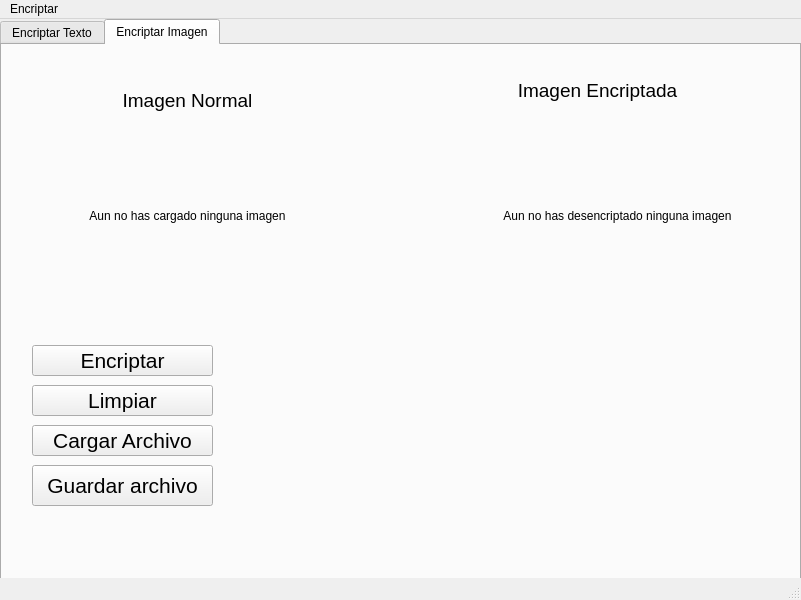
<?xml version="1.0" encoding="UTF-8"?>
<ui version="4.0">
 <class>FrmLimpiar</class>
 <widget class="QMainWindow" name="FrmLimpiar">
  <property name="geometry">
   <rect>
    <x>0</x>
    <y>0</y>
    <width>801</width>
    <height>600</height>
   </rect>
  </property>
  <property name="windowTitle">
   <string>MainWindow</string>
  </property>
  <widget class="QWidget" name="centralwidget">
   <widget class="QTabWidget" name="tabWidget">
    <property name="geometry">
     <rect>
      <x>0</x>
      <y>0</y>
      <width>801</width>
      <height>571</height>
     </rect>
    </property>
    <property name="currentIndex">
     <number>1</number>
    </property>
    <widget class="QWidget" name="tab_5">
     <attribute name="title">
      <string>Encriptar Texto</string>
     </attribute>
     <widget class="QPushButton" name="btn_encriptar">
      <property name="geometry">
       <rect>
        <x>600</x>
        <y>50</y>
        <width>181</width>
        <height>31</height>
       </rect>
      </property>
      <property name="font">
       <font>
        <pointsize>16</pointsize>
       </font>
      </property>
      <property name="text">
       <string>Encriptar</string>
      </property>
      <property name="icon">
       <iconset>
        <normaloff>img/encriptar_shell.png</normaloff>img/encriptar_shell.png</iconset>
      </property>
      <property name="iconSize">
       <size>
        <width>20</width>
        <height>20</height>
       </size>
      </property>
     </widget>
     <widget class="QLabel" name="label">
      <property name="geometry">
       <rect>
        <x>20</x>
        <y>10</y>
        <width>101</width>
        <height>31</height>
       </rect>
      </property>
      <property name="font">
       <font>
        <pointsize>16</pointsize>
       </font>
      </property>
      <property name="text">
       <string>Mensaje</string>
      </property>
     </widget>
     <widget class="QPushButton" name="btn_cargar">
      <property name="geometry">
       <rect>
        <x>600</x>
        <y>130</y>
        <width>181</width>
        <height>31</height>
       </rect>
      </property>
      <property name="font">
       <font>
        <pointsize>16</pointsize>
       </font>
      </property>
      <property name="text">
       <string>Cargar Archivo</string>
      </property>
      <property name="icon">
       <iconset>
        <normaloff>img/cargar.png</normaloff>img/cargar.png</iconset>
      </property>
      <property name="iconSize">
       <size>
        <width>20</width>
        <height>20</height>
       </size>
      </property>
     </widget>
     <widget class="QPushButton" name="btn_save">
      <property name="geometry">
       <rect>
        <x>600</x>
        <y>170</y>
        <width>181</width>
        <height>41</height>
       </rect>
      </property>
      <property name="font">
       <font>
        <pointsize>16</pointsize>
       </font>
      </property>
      <property name="text">
       <string>Guardar archivo</string>
      </property>
      <property name="icon">
       <iconset>
        <normaloff>img/save.png</normaloff>img/save.png</iconset>
      </property>
      <property name="iconSize">
       <size>
        <width>20</width>
        <height>20</height>
       </size>
      </property>
     </widget>
     <widget class="QPushButton" name="btn_limpiar">
      <property name="geometry">
       <rect>
        <x>600</x>
        <y>90</y>
        <width>181</width>
        <height>31</height>
       </rect>
      </property>
      <property name="font">
       <font>
        <pointsize>16</pointsize>
       </font>
      </property>
      <property name="text">
       <string>Limpiar</string>
      </property>
      <property name="icon">
       <iconset>
        <normaloff>img/escoba.png</normaloff>img/escoba.png</iconset>
      </property>
      <property name="iconSize">
       <size>
        <width>20</width>
        <height>20</height>
       </size>
      </property>
     </widget>
     <widget class="QLabel" name="label_4">
      <property name="geometry">
       <rect>
        <x>20</x>
        <y>310</y>
        <width>391</width>
        <height>141</height>
       </rect>
      </property>
      <property name="text">
       <string/>
      </property>
     </widget>
     <widget class="QLabel" name="label_3">
      <property name="geometry">
       <rect>
        <x>10</x>
        <y>260</y>
        <width>231</width>
        <height>31</height>
       </rect>
      </property>
      <property name="font">
       <font>
        <pointsize>16</pointsize>
       </font>
      </property>
      <property name="text">
       <string>Mensaje Encriptado</string>
      </property>
     </widget>
     <widget class="QTextEdit" name="txt_mensaje">
      <property name="geometry">
       <rect>
        <x>10</x>
        <y>50</y>
        <width>521</width>
        <height>191</height>
       </rect>
      </property>
     </widget>
    </widget>
    <widget class="QWidget" name="tab_6">
     <attribute name="title">
      <string>Encriptar Imagen</string>
     </attribute>
     <widget class="QLabel" name="TxtImgNormal">
      <property name="geometry">
       <rect>
        <x>30</x>
        <y>40</y>
        <width>311</width>
        <height>31</height>
       </rect>
      </property>
      <property name="font">
       <font>
        <pointsize>14</pointsize>
       </font>
      </property>
      <property name="text">
       <string>Imagen Normal</string>
      </property>
      <property name="alignment">
       <set>Qt::AlignCenter</set>
      </property>
     </widget>
     <widget class="QLabel" name="ImgNormal">
      <property name="geometry">
       <rect>
        <x>30</x>
        <y>80</y>
        <width>311</width>
        <height>181</height>
       </rect>
      </property>
      <property name="text">
       <string>Aun no has cargado ninguna imagen</string>
      </property>
      <property name="alignment">
       <set>Qt::AlignCenter</set>
      </property>
     </widget>
     <widget class="QLabel" name="TxtImgEncrip">
      <property name="geometry">
       <rect>
        <x>440</x>
        <y>30</y>
        <width>311</width>
        <height>31</height>
       </rect>
      </property>
      <property name="font">
       <font>
        <pointsize>14</pointsize>
       </font>
      </property>
      <property name="text">
       <string>Imagen Encriptada</string>
      </property>
      <property name="alignment">
       <set>Qt::AlignCenter</set>
      </property>
     </widget>
     <widget class="QLabel" name="ImgEncriptada">
      <property name="geometry">
       <rect>
        <x>460</x>
        <y>80</y>
        <width>311</width>
        <height>181</height>
       </rect>
      </property>
      <property name="text">
       <string>Aun no has desencriptado ninguna imagen</string>
      </property>
      <property name="alignment">
       <set>Qt::AlignCenter</set>
      </property>
     </widget>
     <widget class="QPushButton" name="btnLimpiarImg">
      <property name="geometry">
       <rect>
        <x>30</x>
        <y>340</y>
        <width>181</width>
        <height>31</height>
       </rect>
      </property>
      <property name="font">
       <font>
        <pointsize>16</pointsize>
       </font>
      </property>
      <property name="text">
       <string>Limpiar</string>
      </property>
      <property name="icon">
       <iconset>
        <normaloff>img/escoba.png</normaloff>img/escoba.png</iconset>
      </property>
      <property name="iconSize">
       <size>
        <width>20</width>
        <height>20</height>
       </size>
      </property>
     </widget>
     <widget class="QPushButton" name="btnEncriptarImg">
      <property name="geometry">
       <rect>
        <x>30</x>
        <y>300</y>
        <width>181</width>
        <height>31</height>
       </rect>
      </property>
      <property name="font">
       <font>
        <pointsize>16</pointsize>
       </font>
      </property>
      <property name="text">
       <string>Encriptar</string>
      </property>
      <property name="icon">
       <iconset>
        <normaloff>img/encriptar_shell.png</normaloff>img/encriptar_shell.png</iconset>
      </property>
      <property name="iconSize">
       <size>
        <width>20</width>
        <height>20</height>
       </size>
      </property>
     </widget>
     <widget class="QPushButton" name="btnSaveImagen">
      <property name="geometry">
       <rect>
        <x>30</x>
        <y>420</y>
        <width>181</width>
        <height>41</height>
       </rect>
      </property>
      <property name="font">
       <font>
        <pointsize>16</pointsize>
       </font>
      </property>
      <property name="text">
       <string>Guardar archivo</string>
      </property>
      <property name="icon">
       <iconset>
        <normaloff>img/save.png</normaloff>img/save.png</iconset>
      </property>
      <property name="iconSize">
       <size>
        <width>20</width>
        <height>20</height>
       </size>
      </property>
     </widget>
     <widget class="QPushButton" name="btnCargarImg">
      <property name="geometry">
       <rect>
        <x>30</x>
        <y>380</y>
        <width>181</width>
        <height>31</height>
       </rect>
      </property>
      <property name="font">
       <font>
        <pointsize>16</pointsize>
       </font>
      </property>
      <property name="text">
       <string>Cargar Archivo</string>
      </property>
      <property name="icon">
       <iconset>
        <normaloff>img/cargar.png</normaloff>img/cargar.png</iconset>
      </property>
      <property name="iconSize">
       <size>
        <width>20</width>
        <height>20</height>
       </size>
      </property>
     </widget>
     <widget class="QLabel" name="IconFlecha">
      <property name="geometry">
       <rect>
        <x>340</x>
        <y>130</y>
        <width>91</width>
        <height>81</height>
       </rect>
      </property>
      <property name="text">
       <string/>
      </property>
      <property name="pixmap">
       <pixmap>img/flecha-correcta.png</pixmap>
      </property>
      <property name="scaledContents">
       <bool>true</bool>
      </property>
     </widget>
    </widget>
   </widget>
  </widget>
  <widget class="QMenuBar" name="menubar">
   <property name="geometry">
    <rect>
     <x>0</x>
     <y>0</y>
     <width>801</width>
     <height>21</height>
    </rect>
   </property>
   <widget class="QMenu" name="menuEncriptar">
    <property name="title">
     <string>Encriptar</string>
    </property>
   </widget>
   <addaction name="menuEncriptar"/>
  </widget>
  <widget class="QStatusBar" name="statusbar"/>
 </widget>
 <resources/>
 <connections/>
</ui>
